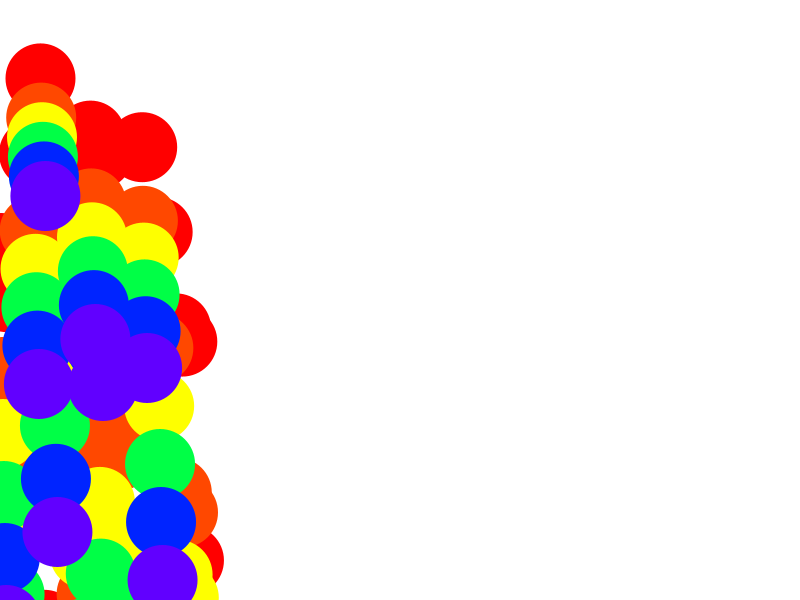
Frame 1 (no input)
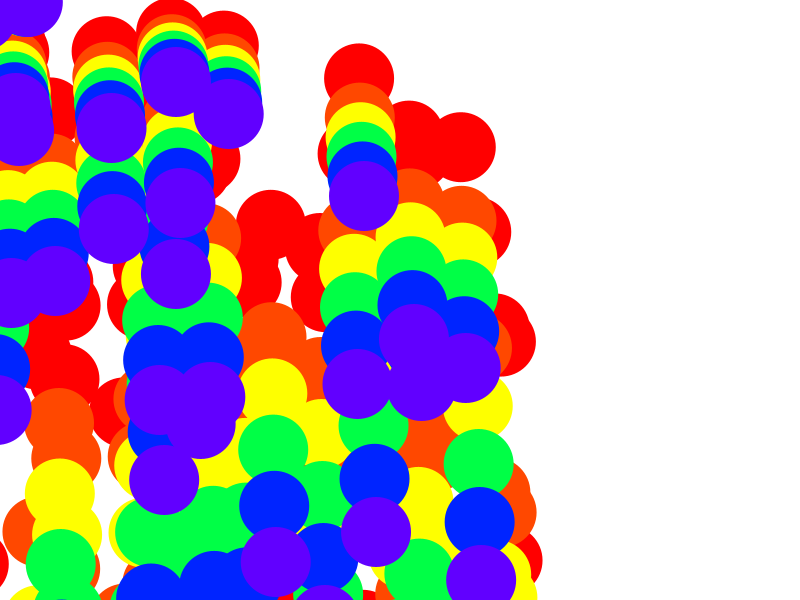
Frame 60 (the mouse pressed at the canvas centre just before this capture)
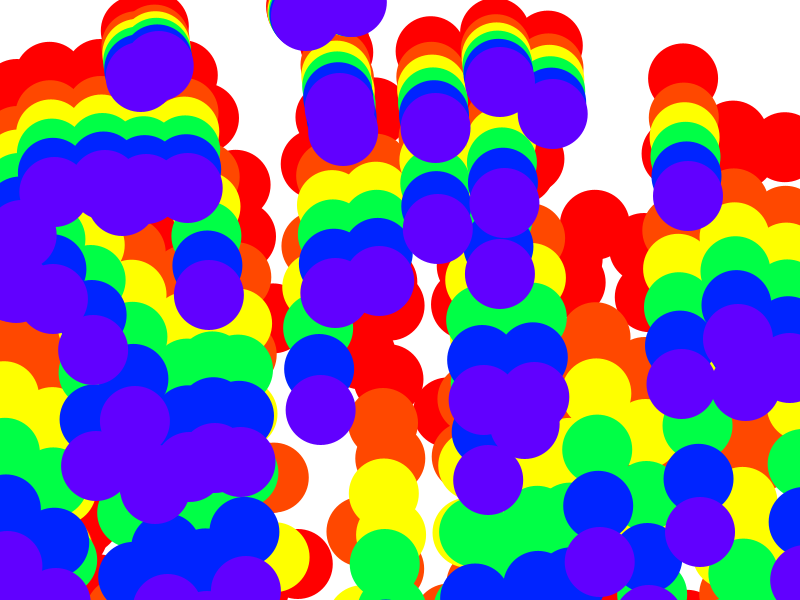
Frame 120 (the mouse held since frame 60 and released just before this capture)

The Processing sketch that drew these frames (run headless with seeded random() and noise(); from frame 60 on, the mouse is pressed at the canvas centre):

// Processing sketch: processing_40607
// ── processing_40607.pde

float [] x = new float [3000];


void setup(){
  size (800,600);
  smooth();
  noStroke();
  for(int i = 0; i< x.length; i++){
    x[i] = random(-10000, 200);
  }
}

void draw(){
  background(255);
  for(int i = 0; i <x.length; i++){
    x[i] += 0.5;
    float y = i * 0.4;
  
   fill(#FF0000);//red ellipse
ellipse (x[i],y,70,70);
  }
  
  
    for(int z = 0; z <x.length; z++){
    x[z] += 0.7;
    float y = z * 0.6;
 fill(#FF4800);//orange ellipse
 ellipse (x[z],y,70,70);
    }
    
    
      for(int j = 0; j <x.length; j++){
    x[j] += 0.8;
    float y = j * 0.7;

 fill(#FEFF00);//yellow ellipse
 ellipse(x[j], y,70,70);
      }
      
      
      
        for(int p = 0; p <x.length; p++){
    x[p] += 0.9;
    float y = p * 0.8;
 fill(#00FF46);// green ellipse
 ellipse(x[p],y,70,70);
        }
        
        
          for(int v = 0; v <x.length; v++){
    x[v] += 1;
    float y = v * .9;
 fill(#0024FF);//blue ellipse
 ellipse(x[v],y,70,70);
          }
          
          
            for(int h = 0; h <x.length; h++){
    x[h] += 1.5;
    float y = h * 1;
  fill(#6100FF);// indigo ellipse
 ellipse(x[h],y,70,70);
  }
  
}
